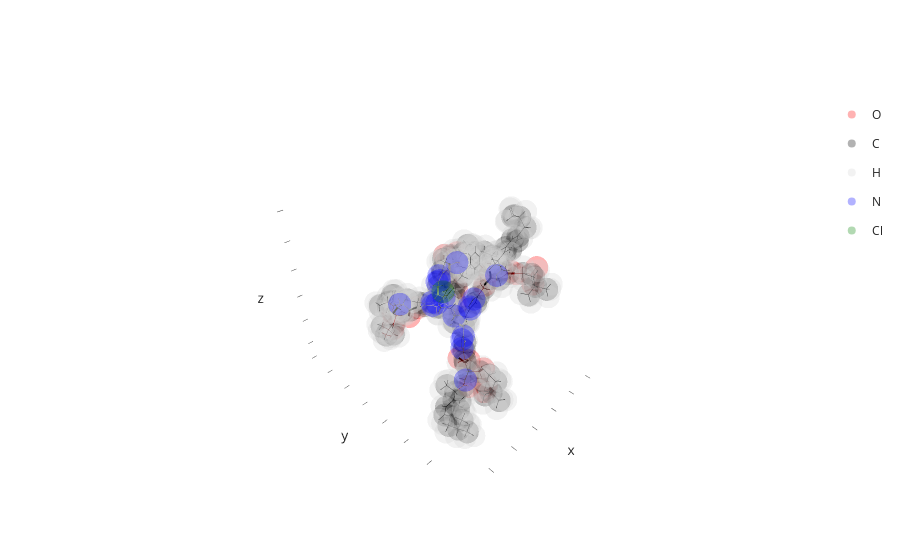

Notebook cell for this chart:
### Code cell
graph = structure.get_atom_graph()
env = envs.DistanceRotatron(graph, graph.find_rotatable_edges(min_descendants=10, min_ancestors=10), radius=20, mask_rotation_units=True, bounds=(-np.pi, np.pi))
for i in range(10):
    sol, eval = agents.scipy_optimize(env)
    final = auxiliary.apply_solution(sol, env, structure.copy())
    print(len(final.find_clashes()))

final.show()
